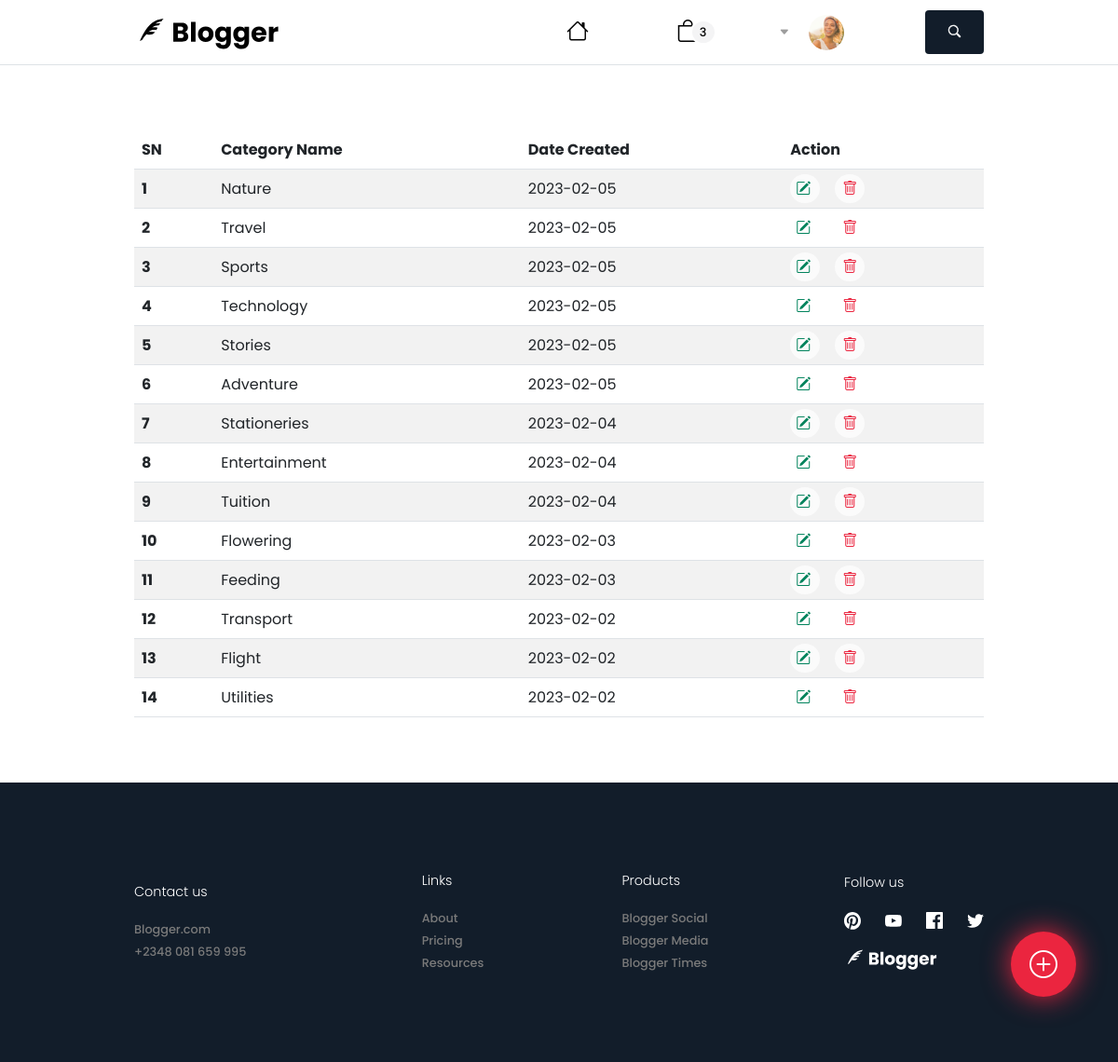
/categories.php, run on the app's committed database.
### tables this page shows
CREATE TABLE `categories` (
  `id` int NOT NULL,
  `categoryName` varchar(255) NOT NULL,
  `dateCreated` date NOT NULL
);

### classes/dbConnect.php (called while the page is built)
<?php
    class DbConnect
    {
        protected function connect()
        {
            try
            {
                $username = 'root';
                $password = '';
                $dbConn = new PDO('mysql:host=localhost;dbname=blogger', $username, $password);
                return $dbConn;
            }
            catch (PDOException $e)
            {
                print "Connection failed: " . $e->getMessage() . "<br>";
                die();
            }
        }
    }
?>

### classes/category.queryDb.php (called while the page is built, shortened)
<?php
    class CategoryQueryDb extends DbConnect
    {
        public function fetchAllCategoryNames()
        {
            try
            {
                $stmt = $this->connect()->prepare("SELECT * FROM categories ORDER BY id DESC");
                $stmt->execute();
                return $stmt->fetchAll();
            }
            catch (Exception $e)
            {
                return $e->getMessage();
            }
        }
    }
?>

### categories.php (the view, shortened to what this page needs)
<?php
require './classes/dbConnect.php';
?>
<body>
    <div class="mainContainer">
        <?php include './headers/categoriesHeader.php' ?>
        <section class="categoriesWrapper">
            <table class="table table-striped table-hover">
                <thead>
                    <tr>
                        <th scope="col">SN</th>
                        <th scope="col">Category Name</th>
                        <th scope="col">Date Created</th>
                        <th scope="col">Action</th>
                    </tr>
                </thead>
                <tbody>
                    <?php
                        $result = new CategoryQueryDb();
                        $categories = $result->fetchAllCategoryNames();
                        foreach ($categories as $key => $category):?>
                        <tr>
                            <th scope="row"><?= $key + 1 ?></th>
                            <td><?= $category['categoryName'] ?></td>
                            <td><?= $category['dateCreated'] ?></td>
                            <td>
                                <a href="categories.php?id=<?= $category['id']; ?>" class="me-3">
                                    <i class="bi bi-pencil-square"></i>
                                </a>
                                <a href="categories.php?deleteId=<?= $category['id'] ?>">
                                    <i class="bi bi-trash"></i>
                                </a>
                            </td>
                        </tr>
                    <?php endforeach ?>
                </tbody>
            </table>
        </section>
        <footer class="d-flex justify-content-between align-items-center ">
            <div class="contactUs">
                <ul class="d-flex flex-column">
                    <p>Contact us</p>
                    <li><a href="#">Blogger.com</a></li>
                    <li><a href="tel:+2348081659995">+2348 081 659 995</a></li>
                </ul>
            </div>
            <div class="links justify-content-center">
                <ul class="d-flex flex-column">
                    <p>Links</p>
                    <li><a href="#">About</a></li>
                    <li><a href="#">Pricing</a></li>
                    <li><a href="#">Resources</a></li>
                </ul>
            </div>
            <div class="products justify-content-center">
                <ul class="d-flex flex-column">
                    <p>Products</p>
                    <li><a href="#">Blogger Social</a></li>
                    <li><a href="#">Blogger Media</a></li>
                    <li><a href="#">Blogger Times</a></li>
                </ul>
            </div>
            <div class="followUs justify-content-end">
                <ul class="d-flex flex-column align-items-start">
                    <p>Follow us</p>
                    <li>
                        <ul>
                            <li><a href="#"><img src="assets/svg/pinterestIcon.svg" alt="follow us on Facebook"></a></li>
                            <li><a href="#"><img src="assets/svg/youtubeIcon.svg" alt="follow us on Youtube"></a></li>
                            <li><a href="#"><img src="assets/svg/facebookIcon.svg" alt="follow us on Facebook"></a></li>
                            <li><a href="#"><img src="assets/svg/twitterIcon.svg" alt="follow us on Twitter"></a></li>
                        </ul>
                    </li>
                    <li class="logoList mt-3"><a href="#"><img src="assets/svg/bloggerLogoWhite.svg" alt="Blogger.com"></a></li>
                </ul>
            </div>
        </footer>
        <button type="button" class="postBtn border-0" data-bs-toggle="modal" data-bs-target="#createModal">
            <i class="bi bi-plus-circle"></i>
        </button>
    </div>
</body>
</html>

### styles/css/categories.css (style rules this page uses)
body { font-family: "Poppins", sans-serif; }
*, img, a, ul, li, p, h2, h3, h4, h5, h6, input, textarea { margin: 0; padding: 0; list-style: none; text-decoration: none; box-sizing: border-box; resize: none !important; }
body .mainContainer { max-width: 100%; background-color: #ffffff; }
body .mainContainer .categoriesWrapper { width: 100%; padding: 0 12%; margin: 70px 0; }
body .mainContainer .categoriesWrapper table tbody { width: 100%; }
body .mainContainer .categoriesWrapper table tbody tr td a { border-radius: 50px; background-color: rgba(255, 255, 255, 0.678); }
body .mainContainer .categoriesWrapper table tbody tr td a:first-child { padding: 4px 5.8px; color: #00835c; }
body .mainContainer .categoriesWrapper table tbody tr td a:nth-child(2) { padding: 4px 8px; color: #eb253f; }
body footer { height: 300px; background-color: #121d2a; padding: 0 12%; }
body footer div { width: 25%; display: flex; }
body footer div ul p { color: #ffffff; margin-bottom: 16px; font-size: 0.9rem; font-weight: 300; }
body footer div ul li a { font-size: 0.8rem; font-weight: 500; color: #7a7a7a; }
body footer div:last-child ul li ul { width: 150px; display: flex; justify-content: space-between; }
body footer div:last-child ul li ul li a { width: 20px; }
body footer div:last-child ul li ul li a img { width: 18px; }
body footer div:last-child ul .logoList a img { width: 100px; }
body .postBtn { position: fixed; bottom: 70px; right: 45px; width: 70px; height: 70px; border-radius: 50px; font-size: 30px; color: #ffffff; box-shadow: 0px 0px 30px #eb253f; background-color: #eb253f; }

### data on the page
categories: categoryName "Nature", dateCreated "2023-02-05"
categories: categoryName "Travel", dateCreated "2023-02-05"
categories: categoryName "Sports", dateCreated "2023-02-05"
categories: categoryName "Technology", dateCreated "2023-02-05"
categories: categoryName "Stories", dateCreated "2023-02-05"
categories: categoryName "Adventure", dateCreated "2023-02-05"
categories: categoryName "Stationeries", dateCreated "2023-02-04"
categories: categoryName "Entertainment", dateCreated "2023-02-04"
categories: categoryName "Tuition", dateCreated "2023-02-04"
categories: categoryName "Flowering", dateCreated "2023-02-03"
categories: categoryName "Feeding", dateCreated "2023-02-03"
categories: categoryName "Transport", dateCreated "2023-02-02"
categories: categoryName "Flight", dateCreated "2023-02-02"
categories: categoryName "Utilities", dateCreated "2023-02-02"
